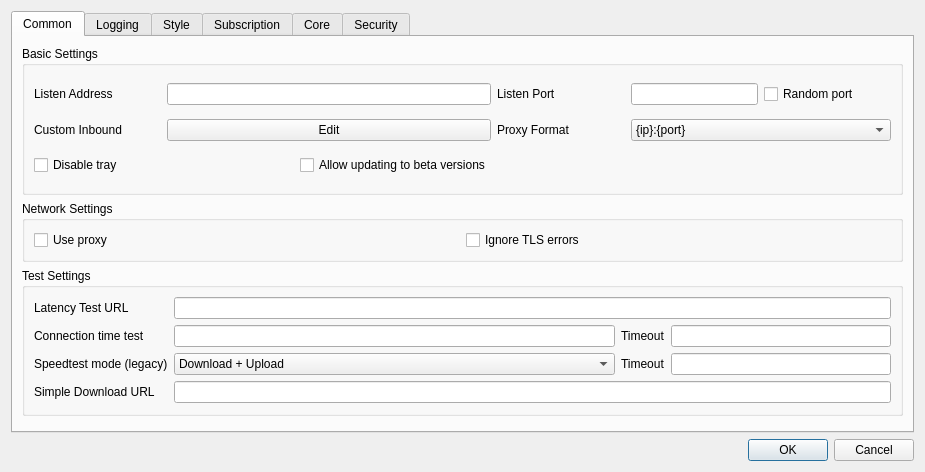
<?xml version="1.0" encoding="UTF-8"?>
<ui version="4.0">
 <class>DialogBasicSettings</class>
 <widget class="QDialog" name="DialogBasicSettings">
  <property name="geometry">
   <rect>
    <x>0</x>
    <y>0</y>
    <width>925</width>
    <height>472</height>
   </rect>
  </property>
  <property name="sizePolicy">
   <sizepolicy hsizetype="Preferred" vsizetype="Preferred">
    <horstretch>0</horstretch>
    <verstretch>0</verstretch>
   </sizepolicy>
  </property>
  <property name="windowTitle">
   <string>Basic Settings</string>
  </property>
  <layout class="QGridLayout" name="gridLayout">
   <item row="9" column="3">
    <widget class="QDialogButtonBox" name="buttonBox">
     <property name="orientation">
      <enum>Qt::Orientation::Horizontal</enum>
     </property>
     <property name="standardButtons">
      <set>QDialogButtonBox::StandardButton::Cancel|QDialogButtonBox::StandardButton::Ok</set>
     </property>
    </widget>
   </item>
   <item row="0" column="3">
    <widget class="QTabWidget" name="tabWidget">
     <property name="minimumSize">
      <size>
       <width>0</width>
       <height>414</height>
      </size>
     </property>
     <property name="currentIndex">
      <number>0</number>
     </property>
     <widget class="QWidget" name="tab_1">
      <attribute name="title">
       <string>Common</string>
      </attribute>
      <layout class="QVBoxLayout" name="verticalLayout_2">
       <item>
        <widget class="QGroupBox" name="groupBox_5">
         <property name="title">
          <string>Basic Settings</string>
         </property>
         <layout class="QGridLayout" name="gridLayout_9">
          <item row="2" column="2">
           <widget class="QCheckBox" name="allow_beta">
            <property name="text">
             <string>Allow updating to beta versions</string>
            </property>
           </widget>
          </item>
          <item row="1" column="0">
           <widget class="QLabel" name="label_11">
            <property name="text">
             <string>Custom Inbound</string>
            </property>
           </widget>
          </item>
          <item row="0" column="4">
           <widget class="QLineEdit" name="inbound_socks_port">
            <property name="sizePolicy">
             <sizepolicy hsizetype="Preferred" vsizetype="Fixed">
              <horstretch>0</horstretch>
              <verstretch>0</verstretch>
             </sizepolicy>
            </property>
           </widget>
          </item>
          <item row="0" column="3">
           <widget class="QLabel" name="inbound_socks_port_l">
            <property name="toolTip">
             <string>&lt;html&gt;&lt;head/&gt;&lt;body&gt;&lt;p&gt;Socks
                                                                + HTTP Proxy&lt;/p&gt;&lt;/body&gt;&lt;/html&gt;
                                                            </string>
            </property>
            <property name="text">
             <string>Listen Port</string>
            </property>
           </widget>
          </item>
          <item row="1" column="1" colspan="2">
           <widget class="QPushButton" name="custom_inbound_edit">
            <property name="text">
             <string>Edit</string>
            </property>
           </widget>
          </item>
          <item row="2" column="0">
           <widget class="QCheckBox" name="disable_tray">
            <property name="sizePolicy">
             <sizepolicy hsizetype="Preferred" vsizetype="Fixed">
              <horstretch>0</horstretch>
              <verstretch>0</verstretch>
             </sizepolicy>
            </property>
            <property name="toolTip">
             <string>Prevents the app from minimizing to the tray when the window is closed. The app will exit instead</string>
            </property>
            <property name="text">
             <string>Disable tray</string>
            </property>
           </widget>
          </item>
          <item row="0" column="1" colspan="2">
           <widget class="QLineEdit" name="inbound_address"/>
          </item>
          <item row="0" column="5">
           <widget class="QCheckBox" name="random_listen_port">
            <property name="toolTip">
             <string>&lt;html&gt;&lt;head/&gt;&lt;body&gt;&lt;p&gt;Selects a random available port on every run&lt;/p&gt;&lt;/body&gt;&lt;/html&gt;</string>
            </property>
            <property name="text">
             <string>Random port</string>
            </property>
           </widget>
          </item>
          <item row="0" column="0">
           <widget class="QLabel" name="label">
            <property name="text">
             <string>Listen Address</string>
            </property>
           </widget>
          </item>
          <item row="1" column="3">
           <widget class="QLabel" name="proxy_scheme_l">
            <property name="text">
             <string>Proxy Format</string>
            </property>
           </widget>
          </item>
          <item row="1" column="4" colspan="2">
           <widget class="QComboBox" name="proxy_scheme">
            <item>
             <property name="text">
              <string notr="true">{ip}:{port}</string>
             </property>
            </item>
            <item>
             <property name="text">
              <string notr="true">http://{ip}:{port}</string>
             </property>
            </item>
            <item>
             <property name="text">
              <string notr="true">socks={ip}:{port}</string>
             </property>
            </item>
           </widget>
          </item>
         </layout>
        </widget>
       </item>
       <item>
        <widget class="QGroupBox" name="groupBox_3">
         <property name="sizePolicy">
          <sizepolicy hsizetype="Preferred" vsizetype="Maximum">
           <horstretch>0</horstretch>
           <verstretch>0</verstretch>
          </sizepolicy>
         </property>
         <property name="title">
          <string>Network Settings</string>
         </property>
         <layout class="QHBoxLayout" name="horizontalLayout_11">
          <item>
           <widget class="QCheckBox" name="net_use_proxy">
            <property name="text">
             <string>Use proxy</string>
            </property>
           </widget>
          </item>
          <item>
           <widget class="QCheckBox" name="net_insecure">
            <property name="text">
             <string>Ignore TLS errors</string>
            </property>
           </widget>
          </item>
         </layout>
        </widget>
       </item>
       <item>
        <widget class="QGroupBox" name="groupBox1">
         <property name="title">
          <string>Test Settings</string>
         </property>
         <layout class="QGridLayout" name="gridLayout_3" columnstretch="0,2,0,1">
          <item row="1" column="1">
           <widget class="QLineEdit" name="test_concurrent"/>
          </item>
          <item row="3" column="0">
           <widget class="QLabel" name="label_16">
            <property name="text">
             <string>Simple Download URL</string>
            </property>
           </widget>
          </item>
          <item row="2" column="1">
           <widget class="QComboBox" name="speedtest_mode">
            <item>
             <property name="text">
              <string>Download + Upload</string>
             </property>
            </item>
            <item>
             <property name="text">
              <string>Only Download</string>
             </property>
            </item>
            <item>
             <property name="text">
              <string>Only Upload</string>
             </property>
            </item>
            <item>
             <property name="text">
              <string>Simple Download</string>
             </property>
            </item>
            <item>
             <property name="text">
              <string>Only Country</string>
             </property>
            </item>
           </widget>
          </item>
          <item row="0" column="0">
           <widget class="QLabel" name="label_13">
            <property name="text">
             <string>Latency Test URL</string>
            </property>
           </widget>
          </item>
          <item row="2" column="0">
           <widget class="QLabel" name="label_12">
            <property name="text">
                 <string>Speedtest mode (legacy)</string>
            </property>
           </widget>
          </item>
          <item row="1" column="0">
           <widget class="QLabel" name="label_14">
            <property name="text">
              <string>Connection time test</string>
            </property>
           </widget>
          </item>
          <item row="2" column="2">
           <widget class="QLabel" name="label_19">
            <property name="toolTip">
             <string>&lt;html&gt;&lt;head/&gt;&lt;body&gt;&lt;p&gt;timeout in milliseconds&lt;br/&gt;applies to all tests individually&lt;/p&gt;&lt;/body&gt;&lt;/html&gt;</string>
            </property>
            <property name="text">
             <string>Timeout</string>
            </property>
           </widget>
          </item>
          <item row="1" column="3">
           <widget class="QLineEdit" name="url_timeout"/>
          </item>
          <item row="1" column="2">
           <widget class="QLabel" name="label_22">
            <property name="toolTip">
             <string>&lt;html&gt;&lt;head/&gt;&lt;body&gt;&lt;p&gt;Timeout for URLtest in ms&lt;br/&gt;Note that muxed connections take a much longer time for their initial request, and setting this value too low will cause the test to falsely report that the config is not working&lt;/p&gt;&lt;/body&gt;&lt;/html&gt;</string>
            </property>
            <property name="text">
             <string>Timeout</string>
            </property>
           </widget>
          </item>
          <item row="2" column="3">
           <widget class="QLineEdit" name="test_timeout"/>
          </item>
          <item row="0" column="1" colspan="3">
           <widget class="QLineEdit" name="test_latency_url"/>
          </item>
          <item row="3" column="1" colspan="3">
           <widget class="QLineEdit" name="simple_down_url"/>
          </item>
         </layout>
        </widget>
       </item>
       <item>
        <widget class="QWidget" name="horizontalWidget_1" native="true">
         <property name="sizePolicy">
          <sizepolicy hsizetype="Preferred" vsizetype="Maximum">
           <horstretch>0</horstretch>
           <verstretch>0</verstretch>
          </sizepolicy>
         </property>
         <layout class="QHBoxLayout" name="horizontalLayout_2">
          <property name="leftMargin">
           <number>0</number>
          </property>
          <property name="topMargin">
           <number>0</number>
          </property>
          <property name="rightMargin">
           <number>0</number>
          </property>
          <property name="bottomMargin">
           <number>0</number>
          </property>
         </layout>
        </widget>
       </item>
      </layout>
     </widget>
     <widget class="QWidget" name="Logging">
      <attribute name="title">
       <string>Logging</string>
      </attribute>
      <layout class="QVBoxLayout" name="verticalLayout_6">
       <item>
        <widget class="QFrame" name="frame">
         <property name="frameShape">
          <enum>QFrame::Shape::StyledPanel</enum>
         </property>
         <property name="frameShadow">
          <enum>QFrame::Shadow::Raised</enum>
         </property>
         <layout class="QVBoxLayout" name="verticalLayout_7">
          <item>
           <widget class="QWidget" name="widget_3" native="true">
            <layout class="QHBoxLayout" name="horizontalLayout_7">
             <item>
              <widget class="QLabel" name="label_17">
               <property name="text">
                <string>Max log lines</string>
               </property>
              </widget>
             </item>
             <item>
              <widget class="QLineEdit" name="max_log_line">
               <property name="sizePolicy">
                <sizepolicy hsizetype="Ignored" vsizetype="Fixed">
                 <horstretch>0</horstretch>
                 <verstretch>0</verstretch>
                </sizepolicy>
               </property>
              </widget>
             </item>
            </layout>
           </widget>
          </item>
          <item>
           <widget class="QWidget" name="widget_2" native="true">
            <layout class="QHBoxLayout" name="horizontalLayout_8">
             <item>
              <widget class="QLabel" name="label_3">
               <property name="text">
                <string notr="true">Sing-box Log level</string>
               </property>
              </widget>
             </item>
             <item>
              <widget class="QComboBox" name="log_level">
               <property name="sizePolicy">
                <sizepolicy hsizetype="Maximum" vsizetype="Fixed">
                 <horstretch>0</horstretch>
                 <verstretch>0</verstretch>
                </sizepolicy>
               </property>
              </widget>
             </item>
             <item>
              <widget class="QLabel" name="label_10">
               <property name="text">
                <string>Xray Log level</string>
               </property>
              </widget>
             </item>
             <item>
              <widget class="QComboBox" name="xray_loglevel">
               <property name="sizePolicy">
                <sizepolicy hsizetype="Maximum" vsizetype="Fixed">
                 <horstretch>0</horstretch>
                 <verstretch>0</verstretch>
                </sizepolicy>
               </property>
              </widget>
             </item>
            </layout>
           </widget>
          </item>
         </layout>
        </widget>
       </item>
       <item>
        <widget class="QGroupBox" name="groupBox_4">
         <property name="title">
          <string>Log Filtering</string>
         </property>
         <layout class="QHBoxLayout" name="horizontalLayout_4">
          <item>
           <widget class="QFrame" name="log_include_frame">
            <property name="frameShape">
             <enum>QFrame::Shape::StyledPanel</enum>
            </property>
            <property name="frameShadow">
             <enum>QFrame::Shadow::Raised</enum>
            </property>
            <layout class="QFormLayout" name="formLayout_3">
             <item row="2" column="0">
              <widget class="QLabel" name="label_25">
               <property name="text">
                <string>Include Keywords</string>
               </property>
              </widget>
             </item>
             <item row="2" column="1">
              <widget class="QTextEdit" name="log_include_keyword"/>
             </item>
             <item row="3" column="1">
              <widget class="QTextEdit" name="log_include_regex"/>
             </item>
             <item row="3" column="0">
              <widget class="QLabel" name="label_26">
               <property name="text">
                <string>Include Regex</string>
               </property>
              </widget>
             </item>
             <item row="0" column="0">
              <widget class="QCheckBox" name="enable_log_include">
               <property name="text">
                <string>Enable Include Rules</string>
               </property>
              </widget>
             </item>
            </layout>
           </widget>
          </item>
          <item>
           <widget class="QFrame" name="log_exclude_frame">
            <property name="frameShape">
             <enum>QFrame::Shape::StyledPanel</enum>
            </property>
            <property name="frameShadow">
             <enum>QFrame::Shadow::Raised</enum>
            </property>
            <layout class="QFormLayout" name="formLayout_4">
             <item row="0" column="0">
              <widget class="QCheckBox" name="enable_log_exclude">
               <property name="text">
                <string>Enable Exclude Rules</string>
               </property>
              </widget>
             </item>
             <item row="2" column="1">
              <widget class="QTextEdit" name="log_exclude_keyword"/>
             </item>
             <item row="2" column="0">
              <widget class="QLabel" name="label_28">
               <property name="text">
                <string>Exclude Keywords</string>
               </property>
              </widget>
             </item>
             <item row="4" column="0">
              <widget class="QLabel" name="label_27">
               <property name="text">
                <string>Exclude Regex</string>
               </property>
              </widget>
             </item>
             <item row="4" column="1">
              <widget class="QTextEdit" name="log_exclude_regex"/>
             </item>
            </layout>
           </widget>
          </item>
         </layout>
        </widget>
       </item>
      </layout>
     </widget>
     <widget class="QWidget" name="tab_2">
      <attribute name="title">
       <string>Style</string>
      </attribute>
      <layout class="QGridLayout" name="gridLayout_5">
       <item row="2" column="0">
        <layout class="QHBoxLayout" name="style_h_2">
         <item>
          <widget class="QGroupBox" name="traffic_statistics_box">
           <layout class="QGridLayout" name="gridLayout_8">
            <item row="0" column="0">
             <widget class="QLabel" name="label_2">
              <property name="text">
               <string>Font</string>
              </property>
             </widget>
            </item>
            <item row="0" column="1">
             <widget class="QFontComboBox" name="font"/>
            </item>
            <item row="1" column="0">
             <widget class="QLabel" name="label_5">
              <property name="text">
               <string>Font Size</string>
              </property>
             </widget>
            </item>
            <item row="1" column="1">
             <widget class="QComboBox" name="font_size"/>
            </item>
           </layout>
          </widget>
         </item>
         <item>
          <widget class="QGroupBox" name="connection_statistics_box">
           <layout class="QGridLayout" name="gridLayout_11">
            <item row="0" column="0">
             <widget class="QLabel" name="label_9">
              <property name="text">
               <string>Connection statistics</string>
              </property>
             </widget>
            </item>
            <item row="0" column="2">
             <widget class="QCheckBox" name="connection_statistics">
              <property name="text">
               <string>Enable</string>
              </property>
             </widget>
            </item>
           </layout>
          </widget>
         </item>
        </layout>
       </item>
       <item row="3" column="0">
        <layout class="QHBoxLayout" name="style_h_3">
         <item>
          <widget class="QGroupBox" name="horizontalGroupBox_5">
           <layout class="QVBoxLayout" name="verticalLayout_5">
            <item>
             <widget class="QCheckBox" name="start_minimal">
              <property name="sizePolicy">
               <sizepolicy hsizetype="Preferred" vsizetype="Fixed">
                <horstretch>0</horstretch>
                <verstretch>0</verstretch>
               </sizepolicy>
              </property>
              <property name="text">
               <string>Hide dashboard at startup</string>
              </property>
             </widget>
            </item>
            <item>
             <widget class="QCheckBox" name="show_sys_dns">
              <property name="text">
               <string>Show System DNS option</string>
              </property>
             </widget>
            </item>
           </layout>
          </widget>
         </item>
         <item>
          <widget class="QGroupBox" name="groupBox_2">
           <layout class="QHBoxLayout" name="horizontalLayout_23">
            <item>
             <widget class="QCheckBox" name="skip_delete_confirm">
              <property name="text">
               <string>Skip confirmation When Deleting Profiles</string>
              </property>
             </widget>
            </item>
           </layout>
          </widget>
         </item>
        </layout>
       </item>
       <item row="0" column="0">
        <layout class="QHBoxLayout" name="style_h_1">
         <item>
          <widget class="QGroupBox" name="groupBox">
           <layout class="QGridLayout" name="gridLayout_10">
            <item row="0" column="0">
             <widget class="QLabel" name="label_8">
              <property name="sizePolicy">
               <sizepolicy hsizetype="Maximum" vsizetype="Maximum">
                <horstretch>0</horstretch>
                <verstretch>0</verstretch>
               </sizepolicy>
              </property>
              <property name="text">
               <string>Theme</string>
              </property>
             </widget>
            </item>
            <item row="0" column="1">
             <widget class="QComboBox" name="theme">
              <item>
               <property name="text">
                <string notr="true">System</string>
               </property>
              </item>
             </widget>
            </item>
            <item row="1" column="1">
             <widget class="QPushButton" name="select_custom_icon">
              <property name="text">
               <string>Select</string>
              </property>
             </widget>
            </item>
            <item row="1" column="0">
             <widget class="QCheckBox" name="enable_custom_icon">
              <property name="text">
               <string>Enable Custom Icons</string>
              </property>
             </widget>
            </item>
           </layout>
          </widget>
         </item>
         <item>
          <widget class="QGroupBox" name="groupBox2">
           <layout class="QGridLayout" name="gridLayout_4">
            <item row="0" column="2">
             <widget class="QComboBox" name="language">
              <item>
               <property name="text">
                <string notr="true">System</string>
               </property>
              </item>
              <item>
               <property name="text">
                <string notr="true">English</string>
               </property>
              </item>
              <item>
               <property name="text">
                <string notr="true">简体中文</string>
               </property>
              </item>
              <item>
               <property name="text">
                <string notr="true">فارسی</string>
               </property>
              </item>
              <item>
               <property name="text">
                <string notr="true">Русский</string>
               </property>
              </item>
             </widget>
            </item>
            <item row="0" column="0">
             <widget class="QLabel" name="label_15">
              <property name="sizePolicy">
               <sizepolicy hsizetype="Maximum" vsizetype="Maximum">
                <horstretch>0</horstretch>
                <verstretch>0</verstretch>
               </sizepolicy>
              </property>
              <property name="text">
               <string>Language</string>
              </property>
             </widget>
            </item>
           </layout>
          </widget>
         </item>
        </layout>
       </item>
      </layout>
     </widget>
     <widget class="QWidget" name="tab_3">
      <attribute name="title">
       <string>Subscription</string>
      </attribute>
      <layout class="QGridLayout" name="gridLayout_7">
       <item row="0" column="1">
        <layout class="QHBoxLayout" name="horizontalLayout_5">
         <item>
          <widget class="QCheckBox" name="sub_auto_update_enable">
           <property name="sizePolicy">
            <sizepolicy hsizetype="Minimum" vsizetype="Fixed">
             <horstretch>0</horstretch>
             <verstretch>0</verstretch>
            </sizepolicy>
           </property>
           <property name="text">
            <string>Enable</string>
           </property>
          </widget>
         </item>
         <item>
          <widget class="QLabel" name="label_21">
           <property name="text">
            <string>Interval (minute, invalid if less than 30)</string>
           </property>
          </widget>
         </item>
         <item>
          <widget class="QLineEdit" name="sub_auto_update">
           <property name="sizePolicy">
            <sizepolicy hsizetype="Preferred" vsizetype="Fixed">
             <horstretch>0</horstretch>
             <verstretch>0</verstretch>
            </sizepolicy>
           </property>
          </widget>
         </item>
        </layout>
       </item>
       <item row="1" column="0" colspan="2">
        <widget class="QCheckBox" name="sub_clear">
         <property name="text">
          <string>Clear servers before updating subscription</string>
         </property>
        </widget>
       </item>
       <item row="2" column="0" colspan="2">
        <widget class="QCheckBox" name="sub_send_hwid">
         <property name="toolTip">
          <string>&lt;html&gt;&lt;head/&gt;&lt;body&gt;&lt;p&gt;HWID=%1&lt;/p&gt;&lt;p&gt;OS=%2&lt;/p&gt;&lt;p&gt;OS Version=%3&lt;/p&gt;&lt;p&gt;Model=%4&lt;/p&gt;&lt;/body&gt;&lt;/html&gt;</string>
         </property>
         <property name="text">
          <string>Enable sending HWID, device model, and OS version when updating subscription</string>
         </property>
        </widget>
       </item>
       <item row="3" column="0">
        <widget class="QLabel" name="label_sub_device_model">
         <property name="text">
          <string>X-Device-Model</string>
         </property>
        </widget>
       </item>
       <item row="3" column="1">
        <widget class="QLineEdit" name="sub_device_model">
         <property name="placeholderText">
          <string>Linux x86_64 (x86-64)</string>
         </property>
        </widget>
       </item>
       <item row="4" column="0">
        <widget class="QLabel" name="label_sub_device_os">
         <property name="text">
          <string>X-Device-OS</string>
         </property>
        </widget>
       </item>
       <item row="4" column="1">
        <widget class="QLineEdit" name="sub_device_os">
         <property name="placeholderText">
          <string>linux</string>
         </property>
        </widget>
       </item>
       <item row="5" column="0">
        <widget class="QLabel" name="label_sub_hwid">
         <property name="text">
          <string>X-HWID</string>
         </property>
        </widget>
       </item>
       <item row="5" column="1">
        <widget class="QLineEdit" name="sub_hwid">
         <property name="placeholderText">
          <string>472e9bd8af6552c730f016261b66601d2305f8f15723830459275742824b789a</string>
         </property>
        </widget>
       </item>
       <item row="6" column="0">
        <widget class="QLabel" name="label_sub_ver_os">
         <property name="text">
          <string>X-Ver-OS</string>
         </property>
        </widget>
       </item>
       <item row="6" column="1">
        <widget class="QLineEdit" name="sub_ver_os">
         <property name="placeholderText">
          <string>Mozilla/5.0 (X11; Linux x86_64) AppleWebKit/537.36 (KHTML, like Gecko) Chrome/146.0.0.0 Safari/537.36</string>
         </property>
        </widget>
       </item>
       <item row="7" column="0">
        <widget class="QLabel" name="label_4">
         <property name="text">
          <string>User Agent</string>
         </property>
        </widget>
       </item>
       <item row="7" column="1">
        <widget class="MyLineEdit" name="user_agent"/>
       </item>
       <item row="0" column="0">
        <widget class="QLabel" name="label_20">
         <property name="sizePolicy">
          <sizepolicy hsizetype="Preferred" vsizetype="Maximum">
           <horstretch>0</horstretch>
           <verstretch>0</verstretch>
          </sizepolicy>
         </property>
         <property name="text">
          <string>Automatic update</string>
         </property>
        </widget>
       </item>
      </layout>
     </widget>
     <widget class="QWidget" name="tab_4">
      <attribute name="title">
       <string>Core</string>
      </attribute>
      <layout class="QVBoxLayout" name="verticalLayout">
       <item>
        <widget class="QGroupBox" name="groupBox_core">
         <property name="sizePolicy">
          <sizepolicy hsizetype="Preferred" vsizetype="Maximum">
           <horstretch>0</horstretch>
           <verstretch>0</verstretch>
          </sizepolicy>
         </property>
         <property name="title">
          <string notr="true">Sing-box</string>
         </property>
         <layout class="QVBoxLayout" name="verticalLayout_3">
          <item>
           <widget class="QWidget" name="assest_group" native="true">
            <layout class="QGridLayout" name="gridLayout_2">
             <item row="1" column="3">
              <layout class="QHBoxLayout" name="horizontalLayout">
               <item>
                <widget class="QLabel" name="label_6">
                 <property name="text">
                  <string>Multiplex (mux)</string>
                 </property>
                </widget>
               </item>
               <item>
                <widget class="QComboBox" name="mux_protocol"/>
               </item>
               <item>
                <widget class="QLabel" name="label_7">
                 <property name="text">
                  <string>concurrency</string>
                 </property>
                </widget>
               </item>
               <item>
                <widget class="QLineEdit" name="mux_concurrency"/>
               </item>
               <item>
                <widget class="QCheckBox" name="mux_padding">
                 <property name="text">
                  <string notr="true">Padding</string>
                 </property>
                </widget>
               </item>
               <item>
                <widget class="QCheckBox" name="mux_default_on">
                 <property name="text">
                  <string>Default On</string>
                 </property>
                </widget>
               </item>
              </layout>
             </item>
             <item row="0" column="3">
              <layout class="QHBoxLayout" name="horizontalLayout_20">
               <item>
                <widget class="QCheckBox" name="disable_stats">
                 <property name="minimumSize">
                  <size>
                   <width>411</width>
                   <height>0</height>
                  </size>
                 </property>
                 <property name="toolTip">
                  <string>&lt;html&gt;&lt;head/&gt;&lt;body&gt;&lt;p&gt;Might
                                                                            Improve Ping and Performance&lt;/p&gt;&lt;/body&gt;&lt;/html&gt;
                                                                        </string>
                 </property>
                 <property name="text">
                  <string>Disable Traffic Stats</string>
                 </property>
                </widget>
               </item>
               <item>
                <widget class="QLabel" name="label_29">
                 <property name="toolTip">
                  <string>&lt;html&gt;&lt;head/&gt;&lt;body&gt;&lt;p&gt;A DNS server for local use will be deployed on this port&lt;/p&gt;&lt;/body&gt;&lt;/html&gt;</string>
                 </property>
                 <property name="text">
                  <string>DNS Server Port</string>
                 </property>
                </widget>
               </item>
               <item>
                <widget class="QLineEdit" name="dns_in_port"/>
               </item>
              </layout>
             </item>
            </layout>
           </widget>
          </item>
          <item>
           <widget class="QPushButton" name="core_settings">
            <property name="text">
             <string>Core Options</string>
            </property>
           </widget>
          </item>
          <item>
           <widget class="QGroupBox" name="ntp_box">
            <property name="toolTip">
             <string>&lt;html&gt;&lt;head/&gt;&lt;body&gt;&lt;p&gt;Settings for the
                                            sing-box's built-in NTP client&lt;/p&gt;&lt;/body&gt;&lt;/html&gt;
                                        </string>
            </property>
            <property name="title">
             <string>NTP Settings</string>
            </property>
            <layout class="QGridLayout" name="gridLayout_6">
             <item row="0" column="0">
              <widget class="QCheckBox" name="ntp_enable">
               <property name="text">
                <string>Enable</string>
               </property>
              </widget>
             </item>
             <item row="1" column="0">
              <layout class="QHBoxLayout" name="horizontalLayout_22">
               <item>
                <widget class="QLabel" name="ntp_server_l">
                 <property name="text">
                  <string>server</string>
                 </property>
                </widget>
               </item>
               <item>
                <widget class="QLineEdit" name="ntp_server"/>
               </item>
               <item>
                <widget class="QLabel" name="ntp_port_l">
                 <property name="text">
                  <string>Port</string>
                 </property>
                </widget>
               </item>
               <item>
                <widget class="QLineEdit" name="ntp_port">
                 <property name="maximumSize">
                  <size>
                   <width>162</width>
                   <height>16777215</height>
                  </size>
                 </property>
                </widget>
               </item>
               <item>
                <widget class="QLabel" name="ntp_interval_l">
                 <property name="text">
                  <string>sync interval</string>
                 </property>
                </widget>
               </item>
               <item>
                <widget class="QComboBox" name="ntp_interval">
                 <property name="toolTip">
                  <string>&lt;html&gt;&lt;head/&gt;&lt;body&gt;&lt;p&gt;In
                                                                minutes&lt;/p&gt;&lt;/body&gt;&lt;/html&gt;
                                                            </string>
                 </property>
                 <item>
                  <property name="text">
                   <string>5m</string>
                  </property>
                 </item>
                 <item>
                  <property name="text">
                   <string>10m</string>
                  </property>
                 </item>
                 <item>
                  <property name="text">
                   <string>30m</string>
                  </property>
                 </item>
                </widget>
               </item>
              </layout>
             </item>
            </layout>
           </widget>
          </item>
         </layout>
        </widget>
       </item>
       <item>
        <widget class="QGroupBox" name="xray_core_box">
         <property name="title">
          <string>Xray Core</string>
         </property>
         <layout class="QFormLayout" name="formLayout">
          <item row="0" column="0">
           <widget class="QLabel" name="label_23">
            <property name="text">
             <string>Mux Concurrency</string>
            </property>
           </widget>
          </item>
          <item row="0" column="1">
           <widget class="QWidget" name="widget" native="true">
            <layout class="QHBoxLayout" name="horizontalLayout_3">
             <property name="leftMargin">
              <number>0</number>
             </property>
             <property name="topMargin">
              <number>0</number>
             </property>
             <property name="rightMargin">
              <number>0</number>
             </property>
             <property name="bottomMargin">
              <number>0</number>
             </property>
             <item>
              <widget class="QLineEdit" name="xray_mux_concurrency"/>
             </item>
             <item>
              <widget class="QCheckBox" name="xray_default_mux">
               <property name="text">
                <string>Default Mux On</string>
               </property>
              </widget>
             </item>
            </layout>
           </widget>
          </item>
          <item row="1" column="0">
           <widget class="QLabel" name="label_24">
            <property name="toolTip">
             <string>&lt;html&gt;&lt;head/&gt;&lt;body&gt;&lt;p&gt;When to choose Xray when importing vless profiles&lt;/p&gt;&lt;/body&gt;&lt;/html&gt;</string>
            </property>
            <property name="text">
             <string>Xray VLESS Preference</string>
            </property>
           </widget>
          </item>
          <item row="1" column="1">
           <widget class="QComboBox" name="vless_xray_pref"/>
          </item>
         </layout>
        </widget>
       </item>
      </layout>
     </widget>
     <widget class="QWidget" name="tab_5">
      <attribute name="title">
       <string>Security</string>
      </attribute>
      <layout class="QVBoxLayout" name="verticalLayout_4">
       <item>
        <widget class="QCheckBox" name="disable_priv_req">
         <property name="text">
          <string>Disable Privilege request</string>
         </property>
        </widget>
       </item>
       <item>
        <widget class="QCheckBox" name="mozilla_cert">
         <property name="text">
          <string>Use Mozilla Certificate Store</string>
         </property>
        </widget>
       </item>
       <item>
        <widget class="QCheckBox" name="skip_cert">
         <property name="text">
          <string>Skip TLS certificate authentication by default (allowInsecure)</string>
         </property>
        </widget>
       </item>
       <item>
        <widget class="QGroupBox" name="horizontalGroupBox2">
         <property name="sizePolicy">
          <sizepolicy hsizetype="Preferred" vsizetype="Maximum">
           <horstretch>0</horstretch>
           <verstretch>0</verstretch>
          </sizepolicy>
         </property>
         <layout class="QHBoxLayout" name="horizontalLayout_26">
          <item>
           <widget class="QLabel" name="label_18">
            <property name="text">
             <string>Default uTLS Fingerprint</string>
            </property>
           </widget>
          </item>
          <item>
           <widget class="QComboBox" name="utlsFingerprint">
            <property name="editable">
             <bool>true</bool>
            </property>
           </widget>
          </item>
         </layout>
        </widget>
       </item>
       <item>
        <widget class="QCheckBox" name="windows_no_admin">
         <property name="toolTip">
          <string>&lt;html&gt;&lt;head/&gt;&lt;body&gt;&lt;p&gt;Do not attempt to start as Admin unless explicitly requested&lt;/p&gt;&lt;/body&gt;&lt;/html&gt;</string>
         </property>
         <property name="text">
          <string>Always Start as Standard User</string>
         </property>
        </widget>
       </item>
      </layout>
     </widget>
    </widget>
   </item>
  </layout>
 </widget>
 <customwidgets>
  <customwidget>
   <class>MyLineEdit</class>
   <extends>QLineEdit</extends>
   <header>include/ui/utils/MyLineEdit.h</header>
  </customwidget>
 </customwidgets>
 <resources/>
 <connections>
  <connection>
   <sender>buttonBox</sender>
   <signal>accepted()</signal>
   <receiver>DialogBasicSettings</receiver>
   <slot>accept()</slot>
   <hints>
    <hint type="sourcelabel">
     <x>248</x>
     <y>254</y>
    </hint>
    <hint type="destinationlabel">
     <x>157</x>
     <y>274</y>
    </hint>
   </hints>
  </connection>
  <connection>
   <sender>buttonBox</sender>
   <signal>rejected()</signal>
   <receiver>DialogBasicSettings</receiver>
   <slot>reject()</slot>
   <hints>
    <hint type="sourcelabel">
     <x>316</x>
     <y>260</y>
    </hint>
    <hint type="destinationlabel">
     <x>286</x>
     <y>274</y>
    </hint>
   </hints>
  </connection>
 </connections>
</ui>
